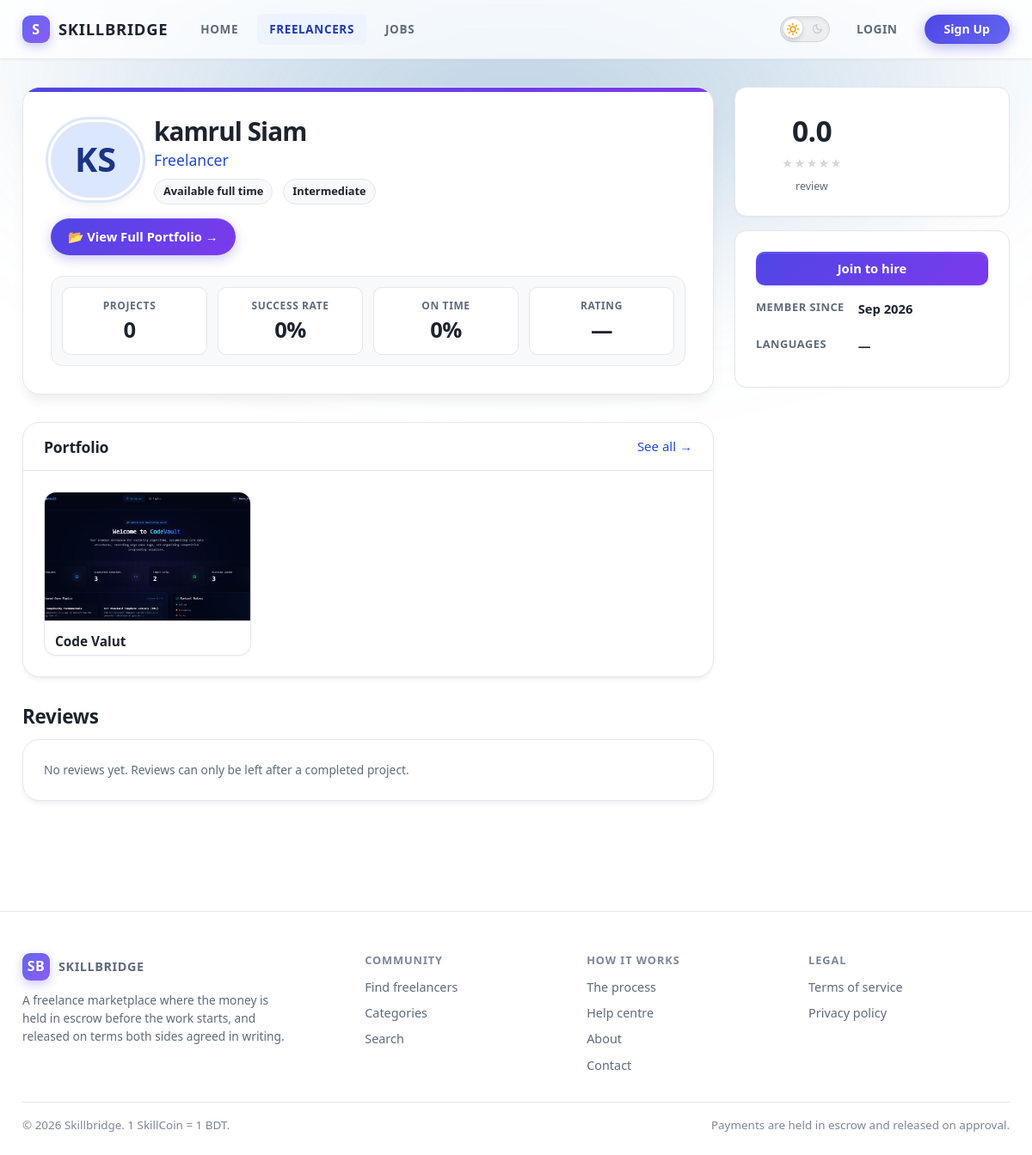
The app's page /freelancers/mominrifat8/, older data.
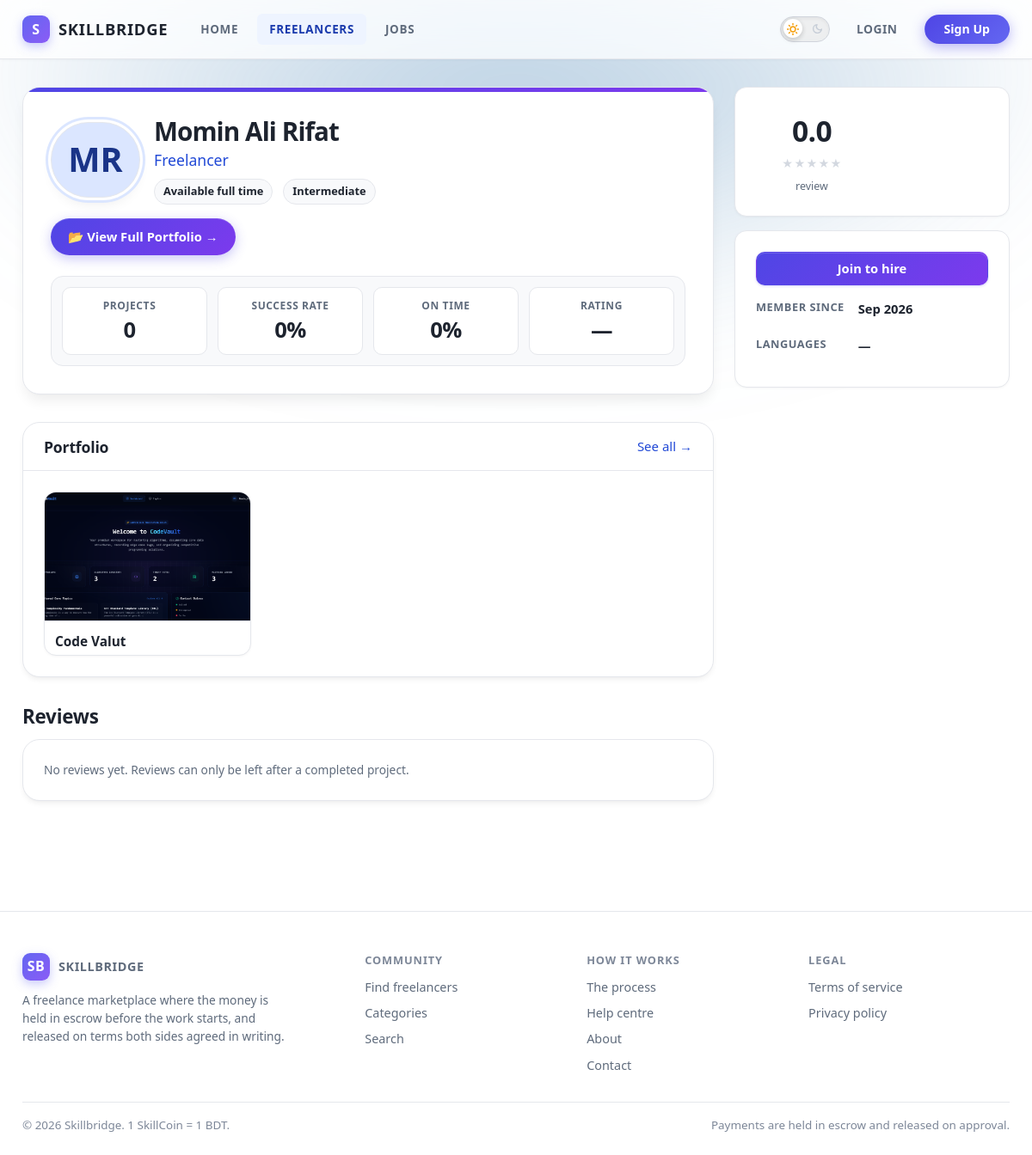
The same page, newer data.
### apps/accounts/models.py (models this page shows, shortened)
class User(AbstractBaseUser, PermissionsMixin, UUIDModel, TimeStampedModel):
    class Status(models.TextChoices):
        ACTIVE = ('ACTIVE', 'Active')
        SUSPENDED = ('SUSPENDED', 'Suspended')
        BANNED = ('BANNED', 'Banned')
        CLOSED = ('CLOSED', 'Closed')
    email = models.EmailField(unique=True, db_index=True)
    username = models.CharField(max_length=50, unique=True, db_index=True, validators=[USERNAME_VALIDATOR])
    first_name = models.CharField(max_length=80, blank=True)
    last_name = models.CharField(max_length=80, blank=True)
    role = models.CharField(max_length=12, choices=Role.choices, db_index=True)
    is_email_verified = models.BooleanField(default=False, db_index=True)
    email_verified_at = models.DateTimeField(null=True, blank=True)
    status = models.CharField(max_length=10, choices=Status.choices, default=Status.ACTIVE, db_index=True)
    suspension_reason = models.TextField(blank=True)
    suspended_until = models.DateTimeField(null=True, blank=True)
    is_active = models.BooleanField(default=True)
    is_staff = models.BooleanField(default=False)
    date_joined = models.DateTimeField(default=timezone.now)
    last_seen_at = models.DateTimeField(null=True, blank=True)
    avatar = models.ImageField(upload_to='avatars/%Y/%m/', null=True, blank=True)
    objects = UserManager()
    USERNAME_FIELD = 'email'
    REQUIRED_FIELDS = ['username']
    class Meta:
        ordering = ('-date_joined',)
        indexes = [models.Index(fields=['role', 'status']), models.Index(fields=['-date_joined'])]
    @property
    def full_name(self) -> str:
        name = f'{self.first_name} {self.last_name}'.strip()
        return name or self.username
    @property
    def initials(self) -> str:
        parts = [p for p in (self.first_name, self.last_name) if p]
        if parts:
            return ''.join((p[0] for p in parts[:2])).upper()
        return self.username[:2].upper()

### apps/profiles/views.py (the view)
# urls.py: urlpatterns = [path('', views.freelancer_list, name='freelancer_list'), path('<str:username>/', views.freelancer_public, name='freelancer_public')]
def freelancer_public(request, username: str):
    try:
        profile = freelancer_public_profile(username)
    except FreelancerProfile.DoesNotExist as exc:
        raise Http404('No such freelancer.') from exc
    from apps.portfolios.models import Portfolio
    return render(request, 'profiles/freelancer_public.html', {'profile': profile, 'owner': profile.user, 'skills': profile.skill_entries.select_related('skill'), 'experiences': profile.experiences.all(), 'education': profile.education.all(), 'portfolio': Portfolio.objects.filter(freelancer=profile, is_public=True).order_by('order', '-completed_on')[:6], 'summary': None, 'reviews': [], 'nav_section': 'freelancers', 'page_title': profile.user.full_name})

### apps/core/context_processors.py (called while the page is built)
def site(request):
    user = getattr(request, 'user', None)
    signed_in = bool(user and user.is_authenticated)
    if not signed_in:
        role = 'guest'
    elif user.is_platform_admin:
        role = 'admin'
    elif user.is_freelancer:
        role = 'freelancer'
    else:
        role = 'client'
    return {'SKILLCOIN': settings.SKILLCOIN, 'BUSINESS_RULES': settings.BUSINESS_RULES, 'PAYMENT_CHANNELS': settings.PAYMENT_CHANNELS, 'AI_ENABLED': settings.AI['ENABLED'], 'nav_role': role, 'needs_email_verification': signed_in and (not user.is_email_verified)}

### apps/core/templatetags/skillbridge.py (called while the page is built)
@register.filter(name='stars')
def stars(value):
    try:
        rating = float(value or 0)
    except (TypeError, ValueError):
        rating = 0.0
    full = int(rating)
    half = 1 if rating - full >= 0.5 else 0
    empty = 5 - full - half
    html = '<span class="sb-stars" role="img" aria-label="%s out of 5">%s%s%s</span>' % (f'{rating:.1f}', '<span class="sb-star is-full">★</span>' * full, '<span class="sb-star is-half">★</span>' * half, '<span class="sb-star is-empty">★</span>' * empty)
    return mark_safe(html)

### apps/portfolios/models.py (called while the page is built)
    @property
    def is_verified(self) -> bool:
        return self.source_project_id is not None

### apps/profiles/templates/profiles/freelancer_public.html (shortened to what this page needs)
{% extends "layouts/public.html" %}
{% load static %}
{% block page_css %}<link rel="stylesheet" href="{% static 'profiles/css/freelancer_profile.css' %}?v=4.0">{% endblock %}
{% block content %}
<div class="grid grid--sidebar">
  <div class="stack-lg">
    <section class="card">
      <div class="card__body">
        <div class="identity" style="gap:var(--gap-4)">
          <span class="avatar avatar--xl">
            {% if profile.profile_picture %}<img src="{{ profile.profile_picture.url }}" alt="">{% else %}{{ owner.initials }}{% endif %}
          </span>
          <div style="min-width:0">
            <h1 style="font-size:1.55rem;margin-bottom:2px">{{ owner.full_name }}</h1>
            <p class="muted" style="margin-bottom:var(--gap-2)">{{ profile.professional_title|default:"Freelancer" }}</p>
            <div class="row row--wrap tiny muted" style="gap:var(--gap-3)">
              <span>{{ profile.get_availability_display }}</span>
              <span>{{ profile.get_experience_level_display }}</span>
            </div>
          </div>
        </div>
        {% if portfolio %}
          <div style="margin-top:var(--gap-4)">
            <a class="portfolio-view-btn" href="{% url 'portfolios:public_list' owner.username %}">📂 View Full Portfolio →</a>
          </div>
        {% endif %}
        <div class="dash-grid" style="margin-top:var(--gap-5);margin-bottom:0">
          <div class="stat" style="padding-left:0"><p class="stat__label">Projects</p><p class="stat__value">{{ profile.completed_projects }}</p></div>
          <div class="stat"><p class="stat__label">Success rate</p><p class="stat__value">{{ profile.success_rate }}%</p></div>
          <div class="stat"><p class="stat__label">On time</p><p class="stat__value">{{ profile.on_time_rate }}%</p></div>
          <div class="stat"><p class="stat__label">Rating</p><p class="stat__value">{{ summary.average_rating|default:"—" }}</p></div>
        </div>
      </div>
    </section>
    {% if portfolio %}
      <section class="card">
        <div class="card__head">
          <h2>Portfolio</h2>
          <a href="{% url 'portfolios:public_list' owner.username %}">See all →</a>
        </div>
        <div class="card__body">
          <div class="grid grid--3">
            {% for item in portfolio %}
              <a class="portfolio-tile" href="{{ item.get_absolute_url }}">
                {% if item.cover_image %}<img src="{{ item.cover_image.url }}" alt="">{% endif %}
                <strong>{{ item.title }}</strong>
              </a>
            {% endfor %}
          </div>
        </div>
      </section>
    {% endif %}
    <section>
      <h2>Reviews</h2>
      {% if reviews %}
        <div class="stack">
          {% for review in reviews %}{% include "components/review-card.html" %}{% endfor %}
        </div>
      {% else %}
        <div class="card"><div class="card__body muted small">No reviews yet. Reviews can only be left after a completed project.</div></div>
      {% endif %}
    </section>
  </div>
  <aside class="stack">
    {% include "components/rating-summary.html" %}
    <div class="card">
      <div class="card__body">
        {% if not user.is_authenticated %}
          <a class="btn btn--primary btn--block" href="{% url 'accounts:register' %}?role=CLIENT">Join to hire</a>
        {% endif %}
        <dl class="dl" style="margin-top:var(--gap-4)">
          <dt>Member since</dt><dd>{{ owner.date_joined|date:"M Y" }}</dd>
          <dt>Languages</dt><dd>{{ profile.languages|default:"—" }}</dd>
        </dl>
      </div>
    </div>
  </aside>
</div>
{% endblock %}

Row changes from the older to the newer data that the page shows:
changed User: initials "KS" → "MR"; full_name "kamrul Siam" → "Momin Ali Rifat"
